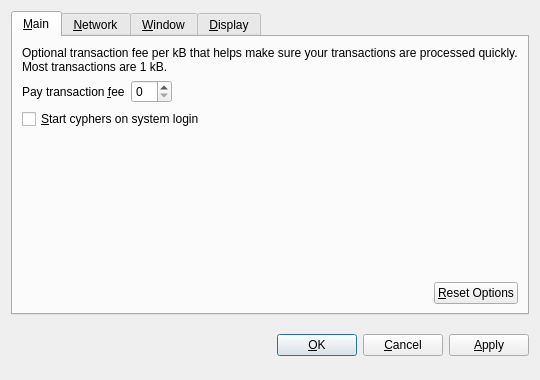
<?xml version="1.0" encoding="UTF-8"?>
<ui version="4.0">
 <class>OptionsDialog</class>
 <widget class="QDialog" name="OptionsDialog">
  <property name="geometry">
   <rect>
    <x>0</x>
    <y>0</y>
    <width>540</width>
    <height>380</height>
   </rect>
  </property>
  <property name="windowTitle">
   <string>Options</string>
  </property>
  <property name="modal">
   <bool>true</bool>
  </property>
  <layout class="QVBoxLayout" name="verticalLayout">
   <item>
    <widget class="QTabWidget" name="tabWidget">
     <property name="tabPosition">
      <enum>QTabWidget::North</enum>
     </property>
     <property name="currentIndex">
      <number>0</number>
     </property>
     <widget class="QWidget" name="tabMain">
      <attribute name="title">
       <string>&amp;Main</string>
      </attribute>
      <layout class="QVBoxLayout" name="verticalLayout_Main">
       <item>
        <widget class="QLabel" name="transactionFeeInfoLabel">
         <property name="text">
          <string>Optional transaction fee per kB that helps make sure your transactions are processed quickly. Most transactions are 1 kB.</string>
         </property>
         <property name="textFormat">
          <enum>Qt::PlainText</enum>
         </property>
         <property name="wordWrap">
          <bool>true</bool>
         </property>
        </widget>
       </item>
       <item>
        <layout class="QHBoxLayout" name="horizontalLayout_1_Main">
         <item>
          <widget class="QLabel" name="transactionFeeLabel">
           <property name="text">
            <string>Pay transaction &amp;fee</string>
           </property>
           <property name="textFormat">
            <enum>Qt::PlainText</enum>
           </property>
           <property name="buddy">
            <cstring>transactionFee</cstring>
           </property>
          </widget>
         </item>
         <item>
          <widget class="BitcoinAmountField" name="transactionFee"/>
         </item>
         <item>
          <spacer name="horizontalSpacer_1_Main">
           <property name="orientation">
            <enum>Qt::Horizontal</enum>
           </property>
           <property name="sizeHint" stdset="0">
            <size>
             <width>40</width>
             <height>20</height>
            </size>
           </property>
          </spacer>
         </item>
        </layout>
       </item>
       <item>
        <widget class="QCheckBox" name="bitcoinAtStartup">
         <property name="toolTip">
          <string>Automatically start cyphers after logging in to the system.</string>
         </property>
         <property name="text">
          <string>&amp;Start cyphers on system login</string>
         </property>
        </widget>
       </item>
       <item>
        <spacer name="verticalSpacer_Main">
         <property name="orientation">
          <enum>Qt::Vertical</enum>
         </property>
         <property name="sizeHint" stdset="0">
          <size>
           <width>20</width>
           <height>40</height>
          </size>
         </property>
        </spacer>
       </item>
       <item>
        <layout class="QHBoxLayout" name="horizontalLayout_2_Main">
         <item>
          <spacer name="horizontalSpacer_2_Main">
           <property name="orientation">
            <enum>Qt::Horizontal</enum>
           </property>
           <property name="sizeHint" stdset="0">
            <size>
             <width>40</width>
             <height>20</height>
            </size>
           </property>
          </spacer>
         </item>
         <item>
          <widget class="QPushButton" name="resetButton">
           <property name="toolTip">
            <string>Reset all client options to default.</string>
           </property>
           <property name="text">
            <string>&amp;Reset Options</string>
           </property>
           <property name="autoDefault">
            <bool>false</bool>
           </property>
          </widget>
         </item>
        </layout>
       </item>
      </layout>
     </widget>
     <widget class="QWidget" name="tabNetwork">
      <attribute name="title">
       <string>&amp;Network</string>
      </attribute>
      <layout class="QVBoxLayout" name="verticalLayout_Network">
       <item>
        <widget class="QCheckBox" name="mapPortUpnp">
         <property name="toolTip">
          <string>Automatically open the cyphers client port on the router. This only works when your router supports UPnP and it is enabled.</string>
         </property>
         <property name="text">
          <string>Map port using &amp;UPnP</string>
         </property>
        </widget>
       </item>
       <item>
        <widget class="QCheckBox" name="connectSocks">
         <property name="toolTip">
          <string>Connect to the cyphers network through a SOCKS proxy (e.g. when connecting through Tor).</string>
         </property>
         <property name="text">
          <string>&amp;Connect through SOCKS proxy:</string>
         </property>
        </widget>
       </item>
       <item>
        <layout class="QHBoxLayout" name="horizontalLayout_Network">
         <item>
          <widget class="QLabel" name="proxyIpLabel">
           <property name="text">
            <string>Proxy &amp;IP:</string>
           </property>
           <property name="textFormat">
            <enum>Qt::PlainText</enum>
           </property>
           <property name="buddy">
            <cstring>proxyIp</cstring>
           </property>
          </widget>
         </item>
         <item>
          <widget class="QValidatedLineEdit" name="proxyIp">
           <property name="maximumSize">
            <size>
             <width>140</width>
             <height>16777215</height>
            </size>
           </property>
           <property name="toolTip">
            <string>IP address of the proxy (e.g. 127.0.0.1)</string>
           </property>
          </widget>
         </item>
         <item>
          <widget class="QLabel" name="proxyPortLabel">
           <property name="text">
            <string>&amp;Port:</string>
           </property>
           <property name="textFormat">
            <enum>Qt::PlainText</enum>
           </property>
           <property name="buddy">
            <cstring>proxyPort</cstring>
           </property>
          </widget>
         </item>
         <item>
          <widget class="QLineEdit" name="proxyPort">
           <property name="maximumSize">
            <size>
             <width>55</width>
             <height>16777215</height>
            </size>
           </property>
           <property name="toolTip">
            <string>Port of the proxy (e.g. 9050)</string>
           </property>
          </widget>
         </item>
         <item>
          <widget class="QLabel" name="socksVersionLabel">
           <property name="text">
            <string>SOCKS &amp;Version:</string>
           </property>
           <property name="textFormat">
            <enum>Qt::PlainText</enum>
           </property>
           <property name="buddy">
            <cstring>socksVersion</cstring>
           </property>
          </widget>
         </item>
         <item>
          <widget class="QValueComboBox" name="socksVersion">
           <property name="toolTip">
            <string>SOCKS version of the proxy (e.g. 5)</string>
           </property>
          </widget>
         </item>
         <item>
          <spacer name="horizontalSpacer_Network">
           <property name="orientation">
            <enum>Qt::Horizontal</enum>
           </property>
           <property name="sizeHint" stdset="0">
            <size>
             <width>40</width>
             <height>20</height>
            </size>
           </property>
          </spacer>
         </item>
        </layout>
       </item>
       <item>
        <spacer name="verticalSpacer_Network">
         <property name="orientation">
          <enum>Qt::Vertical</enum>
         </property>
         <property name="sizeHint" stdset="0">
          <size>
           <width>20</width>
           <height>40</height>
          </size>
         </property>
        </spacer>
       </item>
      </layout>
     </widget>
     <widget class="QWidget" name="tabWindow">
      <attribute name="title">
       <string>&amp;Window</string>
      </attribute>
      <layout class="QVBoxLayout" name="verticalLayout_Window">
       <item>
        <widget class="QCheckBox" name="minimizeToTray">
         <property name="toolTip">
          <string>Show only a tray icon after minimizing the window.</string>
         </property>
         <property name="text">
          <string>&amp;Minimize to the tray instead of the taskbar</string>
         </property>
        </widget>
       </item>
       <item>
        <widget class="QCheckBox" name="minimizeOnClose">
         <property name="toolTip">
          <string>Minimize instead of exit the application when the window is closed. When this option is enabled, the application will be closed only after selecting Quit in the menu.</string>
         </property>
         <property name="text">
          <string>M&amp;inimize on close</string>
         </property>
        </widget>
       </item>
       <item>
        <spacer name="verticalSpacer_Window">
         <property name="orientation">
          <enum>Qt::Vertical</enum>
         </property>
         <property name="sizeHint" stdset="0">
          <size>
           <width>20</width>
           <height>40</height>
          </size>
         </property>
        </spacer>
       </item>
      </layout>
     </widget>
     <widget class="QWidget" name="tabDisplay">
      <attribute name="title">
       <string>&amp;Display</string>
      </attribute>
      <layout class="QVBoxLayout" name="verticalLayout_Display">
       <item>
        <layout class="QHBoxLayout" name="horizontalLayout_1_Display">
         <item>
          <widget class="QLabel" name="langLabel">
           <property name="text">
            <string>User Interface &amp;language:</string>
           </property>
           <property name="textFormat">
            <enum>Qt::PlainText</enum>
           </property>
           <property name="buddy">
            <cstring>lang</cstring>
           </property>
          </widget>
         </item>
         <item>
          <widget class="QValueComboBox" name="lang">
           <property name="toolTip">
            <string>The user interface language can be set here. This setting will take effect after restarting cyphers.</string>
           </property>
          </widget>
         </item>
        </layout>
       </item>
       <item>
        <layout class="QHBoxLayout" name="horizontalLayout_2_Display">
         <item>
          <widget class="QLabel" name="unitLabel">
           <property name="text">
            <string>&amp;Unit to show amounts in:</string>
           </property>
           <property name="textFormat">
            <enum>Qt::PlainText</enum>
           </property>
           <property name="buddy">
            <cstring>unit</cstring>
           </property>
          </widget>
         </item>
         <item>
          <widget class="QValueComboBox" name="unit">
           <property name="toolTip">
            <string>Choose the default subdivision unit to show in the interface and when sending coins.</string>
           </property>
          </widget>
         </item>
        </layout>
       </item>
       <item>
        <widget class="QCheckBox" name="displayAddresses">
         <property name="toolTip">
          <string>Whether to show cyphers addresses in the transaction list or not.</string>
         </property>
         <property name="text">
          <string>&amp;Display addresses in transaction list</string>
         </property>
        </widget>
       </item>
       <item>
        <widget class="QCheckBox" name="coinControlFeatures">
         <property name="toolTip">
          <string>Whether to show coin control features or not.</string>
         </property>
         <property name="text">
          <string>Display coin &amp;control features (experts only!)</string>
         </property>
        </widget>
       </item>
       <item>
        <spacer name="verticalSpacer_Display">
         <property name="orientation">
          <enum>Qt::Vertical</enum>
         </property>
         <property name="sizeHint" stdset="0">
          <size>
           <width>20</width>
           <height>40</height>
          </size>
         </property>
        </spacer>
       </item>
      </layout>
     </widget>
    </widget>
   </item>
   <item>
    <layout class="QHBoxLayout" name="horizontalLayout_Buttons">
     <item>
      <spacer name="horizontalSpacer_1">
       <property name="orientation">
        <enum>Qt::Horizontal</enum>
       </property>
       <property name="sizeHint" stdset="0">
        <size>
         <width>40</width>
         <height>48</height>
        </size>
       </property>
      </spacer>
     </item>
     <item>
      <widget class="QLabel" name="statusLabel">
       <property name="font">
        <font>
         <weight>75</weight>
         <bold>true</bold>
        </font>
       </property>
       <property name="text">
        <string/>
       </property>
       <property name="textFormat">
        <enum>Qt::PlainText</enum>
       </property>
       <property name="wordWrap">
        <bool>true</bool>
       </property>
      </widget>
     </item>
     <item>
      <spacer name="horizontalSpacer_2">
       <property name="orientation">
        <enum>Qt::Horizontal</enum>
       </property>
       <property name="sizeHint" stdset="0">
        <size>
         <width>40</width>
         <height>48</height>
        </size>
       </property>
      </spacer>
     </item>
     <item>
      <widget class="QPushButton" name="okButton">
       <property name="text">
        <string>&amp;OK</string>
       </property>
      </widget>
     </item>
     <item>
      <widget class="QPushButton" name="cancelButton">
       <property name="text">
        <string>&amp;Cancel</string>
       </property>
       <property name="autoDefault">
        <bool>false</bool>
       </property>
      </widget>
     </item>
     <item>
      <widget class="QPushButton" name="applyButton">
       <property name="text">
        <string>&amp;Apply</string>
       </property>
       <property name="autoDefault">
        <bool>false</bool>
       </property>
      </widget>
     </item>
    </layout>
   </item>
  </layout>
 </widget>
 <customwidgets>
  <customwidget>
   <class>BitcoinAmountField</class>
   <extends>QSpinBox</extends>
   <header>bitcoinamountfield.h</header>
  </customwidget>
  <customwidget>
   <class>QValueComboBox</class>
   <extends>QComboBox</extends>
   <header>qvaluecombobox.h</header>
  </customwidget>
  <customwidget>
   <class>QValidatedLineEdit</class>
   <extends>QLineEdit</extends>
   <header>qvalidatedlineedit.h</header>
  </customwidget>
 </customwidgets>
 <resources/>
 <connections/>
</ui>
